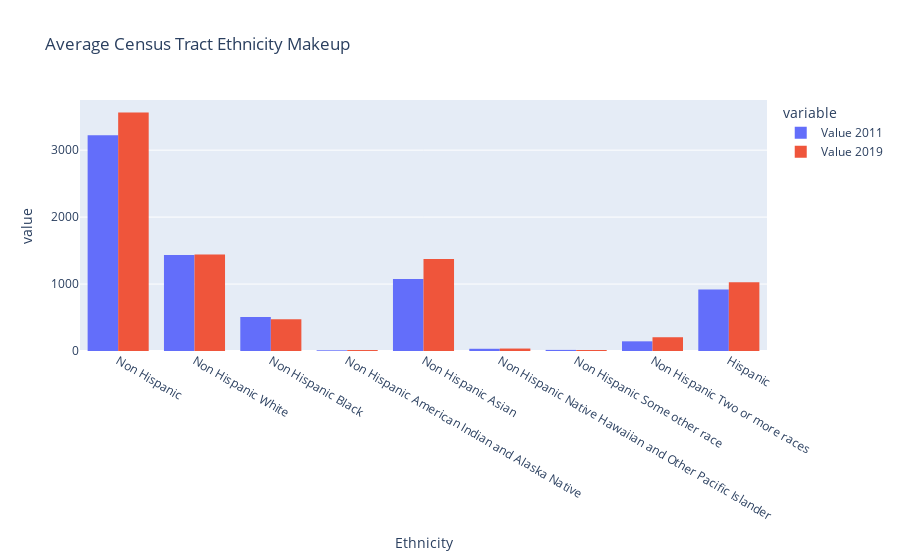

Notebook code cell kept with this figure:
### Code cell
# a simple bar chart, putting date on the x-axis
fig = px.bar(ethaverage,
       x='Ethnicity',
       y=['Value 2011', 'Value 2019'],
       barmode='group',
       title='Average Census Tract Ethnicity Makeup',
       height=800,
       labels={"Value 2011":"2011 Population"}
      )

# get rid of white lines inside the bars
fig.update_traces(marker_line_width=0)

# show the figure
fig.show()

### Figure 1 — Plotly figure (JSON) as saved in the notebook; plotly's stock layout.template omitted (floating-point values rounded to 4 significant figures)
{"data": [{"alignmentgroup": "True", "hovertemplate": "variable=Value 2011<br>Ethnicity=%{x}<br>value=%{y}<extra></extra>", "legendgroup": "Value 2011", "marker": {"color": "#636efa", "line": {"width": 0}, "pattern": {"shape": ""}}, "name": "Value 2011", "offsetgroup": "Value 2011", "orientation": "v", "showlegend": true, "textposition": "auto", "type": "bar", "x": ["Non Hispanic", "Non Hispanic White", "Non Hispanic Black", "Non Hispanic American Indian and Alaska Native", "Non Hispanic Asian", "Non Hispanic Native Hawaiian and Other Pacific Islander", "Non Hispanic Some other race", "Non Hispanic Two or more races", "Hispanic"], "xaxis": "x", "y": [3221.0, 1434.0, 506.4, 10.6, 1076.0, 33.22, 16.4, 144.5, 920.0], "yaxis": "y"}, {"alignmentgroup": "True", "hovertemplate": "variable=Value 2019<br>Ethnicity=%{x}<br>value=%{y}<extra></extra>", "legendgroup": "Value 2019", "marker": {"color": "#EF553B", "line": {"width": 0}, "pattern": {"shape": ""}}, "name": "Value 2019", "offsetgroup": "Value 2019", "orientation": "v", "showlegend": true, "textposition": "auto", "type": "bar", "x": ["Non Hispanic", "Non Hispanic White", "Non Hispanic Black", "Non Hispanic American Indian and Alaska Native", "Non Hispanic Asian", "Non Hispanic Native Hawaiian and Other Pacific Islander", "Non Hispanic Some other race", "Non Hispanic Two or more races", "Hispanic"], "xaxis": "x", "y": [3562.0, 1442.0, 474.1, 14.43, 1374.0, 36.78, 14.98, 205.6, 1028.0], "yaxis": "y"}], "layout": {"autosize": true, "barmode": "group", "legend": {"title": {"text": "variable"}, "tracegroupgap": 0}, "title": {"text": "Average Census Tract Ethnicity Makeup"}, "xaxis": {"anchor": "y", "autorange": true, "domain": [0, 1], "range": [-0.5, 8.5], "title": {"text": "Ethnicity"}, "type": "category"}, "yaxis": {"anchor": "x", "autorange": true, "domain": [0, 1], "range": [0, 3749.0], "title": {"text": "value"}, "type": "linear"}}}
